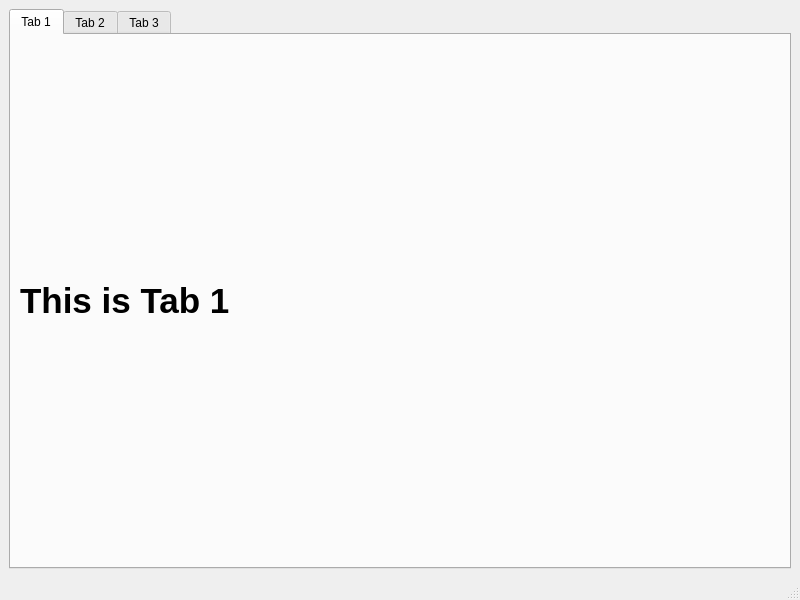
<?xml version="1.0" encoding="UTF-8"?>
<ui version="4.0">
 <class>MainWindow</class>
 <widget class="QMainWindow" name="MainWindow">
  <property name="geometry">
   <rect>
    <x>0</x>
    <y>0</y>
    <width>800</width>
    <height>600</height>
   </rect>
  </property>
  <property name="windowTitle">
   <string>MainWindow</string>
  </property>
  <widget class="QWidget" name="centralwidget">
   <layout class="QGridLayout" name="gridLayout">
    <item row="0" column="0">
     <widget class="QTabWidget" name="tabWidget">
      <property name="currentIndex">
       <number>0</number>
      </property>
      <widget class="QWidget" name="tab">
       <attribute name="title">
        <string>Tab 1</string>
       </attribute>
       <layout class="QGridLayout" name="gridLayout_3">
        <item row="0" column="0">
         <widget class="QLabel" name="label">
          <property name="font">
           <font>
            <pointsize>26</pointsize>
            <bold>true</bold>
           </font>
          </property>
          <property name="text">
           <string>This is Tab 1</string>
          </property>
         </widget>
        </item>
       </layout>
      </widget>
      <widget class="QWidget" name="tab_2">
       <attribute name="title">
        <string>Tab 2</string>
       </attribute>
       <layout class="QGridLayout" name="gridLayout_4">
        <item row="0" column="0">
         <widget class="QLabel" name="label_2">
          <property name="font">
           <font>
            <pointsize>26</pointsize>
            <bold>true</bold>
           </font>
          </property>
          <property name="text">
           <string>This is Tab 2</string>
          </property>
         </widget>
        </item>
       </layout>
      </widget>
      <widget class="QWidget" name="tab_3">
       <attribute name="title">
        <string>Tab 3</string>
       </attribute>
       <layout class="QGridLayout" name="gridLayout_2">
        <item row="0" column="0">
         <widget class="QLabel" name="label_3">
          <property name="font">
           <font>
            <pointsize>26</pointsize>
            <bold>true</bold>
           </font>
          </property>
          <property name="text">
           <string>This is Tab 3</string>
          </property>
         </widget>
        </item>
       </layout>
      </widget>
     </widget>
    </item>
   </layout>
  </widget>
  <widget class="QMenuBar" name="menubar">
   <property name="geometry">
    <rect>
     <x>0</x>
     <y>0</y>
     <width>800</width>
     <height>21</height>
    </rect>
   </property>
  </widget>
  <widget class="QStatusBar" name="statusbar"/>
 </widget>
 <resources/>
 <connections/>
</ui>
